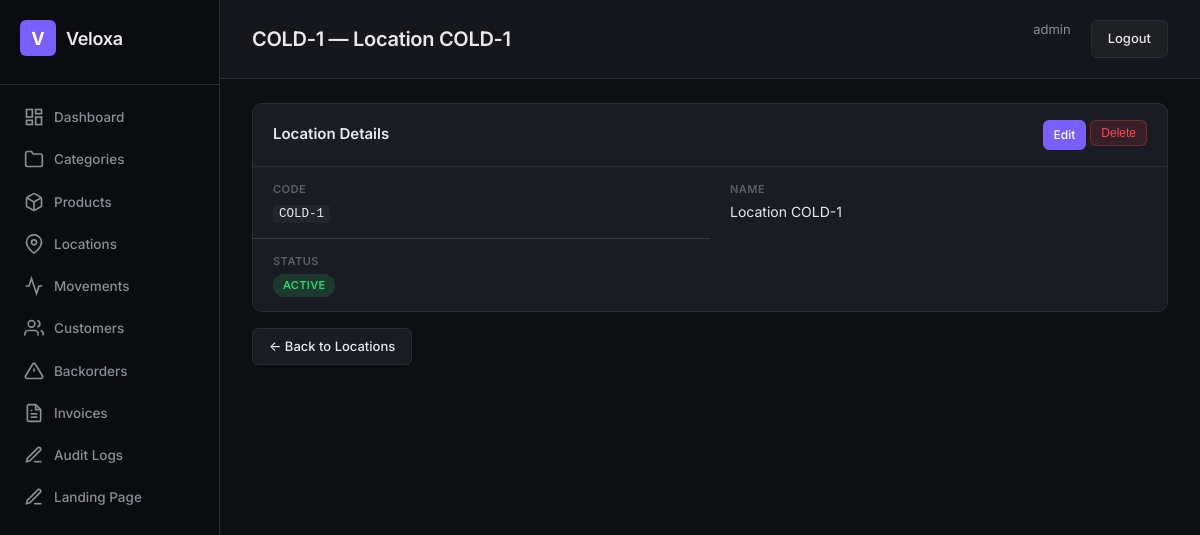
The app's page /locations/6/ (signed in) with its own data.
### apps/warehouse/models/location.py (models this page shows, shortened)
class Location(models.Model):
    code = models.CharField(max_length=16, unique=True, db_index=True)
    name = models.CharField(max_length=255)
    is_active = models.BooleanField(default=True)
    tenant = models.ForeignKey(
        "tenants.Tenant", on_delete=models.CASCADE,
        null=True, blank=True, related_name="%(class)s_set",
    )
    objects = TenantAwareManager()
    class Meta:
        db_table = "warehouse_location"
        ordering = ["code"]

### apps/accounts/models.py (models this page shows, shortened)
class User(AbstractUser):
    objects = TenantAwareUserManager()
    ROLE_CHOICES = [
        ("super_admin", "Super Admin"),
        ("warehouse_manager", "Warehouse Manager"),
        ("auditor", "Auditor"),
        ("viewer", "Read-Only Viewer"),
    ]
    role = models.CharField(max_length=32, choices=ROLE_CHOICES, default="viewer")
    phone = models.CharField(max_length=20, blank=True)
    tenant = models.ForeignKey(
        "tenants.Tenant", on_delete=models.CASCADE,
        null=True, blank=True, related_name="users",
    )
    class Meta:
        db_table = "accounts_user"
        verbose_name = "User"
        verbose_name_plural = "Users"

### config/views.py (the view)
# urls.py: path("locations/<int:pk>/", views.location_detail, name="location-detail"),
@login_required
def location_detail(request, pk):
    location = get_object_or_404(Location, pk=pk)
    return render(request, "location_detail.html", {"location": location})

### apps/accounts/models.py (called while the page is built)
    def get_queryset(self):
        from apps.tenants.utils import get_current_tenant_id
        qs = super().get_queryset()
        tenant_id = get_current_tenant_id()
        if tenant_id is not None:
            return qs.filter(tenant_id=tenant_id)
        return qs

### apps/tenants/managers.py (called while the page is built)
    def get_queryset(self):
        qs = super().get_queryset()
        tenant_id = get_current_tenant_id()
        if tenant_id is not None:
            return qs.filter(tenant_id=tenant_id)
        return qs

### apps/tenants/utils.py (called while the page is built)
def set_current_tenant(tenant):
    _thread_local.tenant = tenant

def get_current_tenant():
    return getattr(_thread_local, "tenant", None)

def get_current_tenant_id():
    tenant = get_current_tenant()
    return tenant.id if tenant else None

### templates/location_detail.html
{% extends 'base.html' %}{% block title %}{{ location.code }} — Locations{% endblock %}{% block page_title %}{{ location.code }} — {{ location.name }}{% endblock %}{% block active %}locations{% endblock %}
{% block content %}
<div class="card"><div class="card-header" style="display:flex;justify-content:space-between;align-items:center"><h2>Location Details</h2><div class="actions-cell"><a href="{% url 'location-update' pk=location.pk %}" class="btn btn-sm btn-primary">Edit</a><form method="post" action="{% url 'location-delete' pk=location.pk %}">{% csrf_token %}<button class="btn btn-sm btn-danger">Delete</button></form></div></div><div class="card-body"><div class="detail-grid">
  <div class="detail-field"><div class="detail-label">Code</div><div class="detail-value"><code>{{ location.code }}</code></div></div>
  <div class="detail-field"><div class="detail-label">Name</div><div class="detail-value">{{ location.name }}</div></div>
  <div class="detail-field"><div class="detail-label">Status</div><div class="detail-value">{% if location.is_active %}<span class="badge badge-success">Active</span>{% else %}<span class="badge badge-muted">Inactive</span>{% endif %}</div></div>
</div></div></div>
<a href="{% url 'location-list' %}" class="btn mt-2">&larr; Back to Locations</a>
{% endblock %}

### templates/base.html (shortened to what this page needs)
{% load static %}
<!DOCTYPE html>
<html lang="en">
<head>
  <link rel="stylesheet" href="{% static 'css/style.css' %}">
</head>
<body>
  <div class="layout">
    <aside class="sidebar">
      <div class="sidebar-brand">
        <div class="brand-icon">V</div>
        <span class="brand-text">Veloxa</span>
      </div>
      <nav class="sidebar-nav">
        <a href="{% url 'dashboard' %}" class="nav-item {% if active == 'dashboard' %}active{% endif %}">
          <svg width="20" height="20" viewBox="0 0 24 24" fill="none" stroke="currentColor" stroke-width="2"><rect x="3" y="3" width="7" height="9"/><rect x="14" y="3" width="7" height="5"/><rect x="14" y="12" width="7" height="9"/><rect x="3" y="16" width="7" height="5"/></svg>
          Dashboard
        </a>
        <a href="{% url 'category-list' %}" class="nav-item {% if active == 'categories' %}active{% endif %}">
          <svg width="20" height="20" viewBox="0 0 24 24" fill="none" stroke="currentColor" stroke-width="2"><path d="M22 19a2 2 0 0 1-2 2H4a2 2 0 0 1-2-2V5a2 2 0 0 1 2-2h5l2 3h9a2 2 0 0 1 2 2z"/></svg>
          Categories
        </a>
        <a href="{% url 'product-list' %}" class="nav-item {% if active == 'products' %}active{% endif %}">
          Products
        </a>
        <a href="{% url 'location-list' %}" class="nav-item {% if active == 'locations' %}active{% endif %}">
          <svg width="20" height="20" viewBox="0 0 24 24" fill="none" stroke="currentColor" stroke-width="2"><path d="M21 10c0 7-9 13-9 13s-9-6-9-13a9 9 0 0 1 18 0z"/><circle cx="12" cy="10" r="3"/></svg>
          Locations
        </a>
        <a href="{% url 'movement-list' %}" class="nav-item {% if active == 'movements' %}active{% endif %}">
          <svg width="20" height="20" viewBox="0 0 24 24" fill="none" stroke="currentColor" stroke-width="2"><polyline points="22 12 18 12 15 21 9 3 6 12 2 12"/></svg>
          Movements
        </a>
        <a href="{% url 'customer-list' %}" class="nav-item {% if active == 'customers' %}active{% endif %}">
          <svg width="20" height="20" viewBox="0 0 24 24" fill="none" stroke="currentColor" stroke-width="2"><path d="M17 21v-2a4 4 0 0 0-4-4H5a4 4 0 0 0-4 4v2"/><circle cx="9" cy="7" r="4"/><path d="M23 21v-2a4 4 0 0 0-3-3.87"/><path d="M16 3.13a4 4 0 0 1 0 7.75"/></svg>
          Customers
        </a>
        <a href="{% url 'backorder-list' %}" class="nav-item {% if active == 'backorders' %}active{% endif %}">
          <svg width="20" height="20" viewBox="0 0 24 24" fill="none" stroke="currentColor" stroke-width="2"><path d="M10.29 3.86L1.82 18a2 2 0 0 0 1.71 3h16.94a2 2 0 0 0 1.71-3L13.71 3.86a2 2 0 0 0-3.42 0z"/><line x1="12" y1="9" x2="12" y2="13"/><line x1="12" y1="17" x2="12.01" y2="17"/></svg>
          Backorders
        </a>
        <a href="{% url 'invoice-list' %}" class="nav-item {% if active == 'invoices' %}active{% endif %}">
          <svg width="20" height="20" viewBox="0 0 24 24" fill="none" stroke="currentColor" stroke-width="2"><path d="M14 2H6a2 2 0 0 0-2 2v16a2 2 0 0 0 2 2h12a2 2 0 0 0 2-2V8z"/><polyline points="14 2 14 8 20 8"/><line x1="16" y1="13" x2="8" y2="13"/><line x1="16" y1="17" x2="8" y2="17"/><polyline points="10 9 9 9 8 9"/></svg>
          Invoices
        </a>
        <a href="{% url 'audit-log-list' %}" class="nav-item {% if active == 'audit' %}active{% endif %}">
          <svg width="20" height="20" viewBox="0 0 24 24" fill="none" stroke="currentColor" stroke-width="2"><path d="M12 20h9"/><path d="M16.5 3.5a2.121 2.121 0 0 1 3 3L7 19l-4 1 1-4L16.5 3.5z"/></svg>
          Audit Logs
        </a>
        <a href="{% url 'landing-manage' %}" class="nav-item {% if active == 'landing' %}active{% endif %}">
          <svg width="20" height="20" viewBox="0 0 24 24" fill="none" stroke="currentColor" stroke-width="2"><path d="M12 20h9"/><path d="M16.5 3.5a2.121 2.121 0 0 1 3 3L7 19l-4 1 1-4L16.5 3.5z"/></svg>
          Landing Page
        </a>
      </nav>
    </aside>
    <main class="main">
      <header class="topbar">
        <h1 class="page-title">{% block page_title %}Dashboard{% endblock %}</h1>
        <div class="topbar-right">
          <a href="{% url 'profile' %}" style="color:var(--text-secondary);font-size:13px;margin-right:12px;text-decoration:none">{{ request.user.username }}</a>
          <a href="{% url 'logout' %}" class="btn btn-glass">Logout</a>
        </div>
      </header>
      <div class="content">
        {% block content %}{% endblock %}
      </div>
    </main>
  </div>
</body>
</html>

### static/css/style.css (style rules this page uses)
:root { --bg-primary: #0e0f13; --bg-secondary: #15171c; --bg-card: #1a1c23; --bg-card-hover: #1f2129; --bg-sidebar: #0b0c0f; --border: #2a2d36; --border-light: #363944; --text-primary: #e8e8ed; --text-secondary: #8b8d97; --text-muted: #5c5e68; --accent: #7a5fff; --accent-hover: #6b50e8; --accent-glow: rgba(122, 95, 255, 0.15); --success: #2ed573; --warning: #ffa502; --danger: #ff4757; --info: #3b82f6; --radius: 10px; --radius-sm: 6px; --shadow: 0 2px 8px rgba(0,0,0,.3); }
* { margin: 0; padding: 0; box-sizing: border-box; }
body { font-family: "Inter", -apple-system, BlinkMacSystemFont, sans-serif; background: var(--bg-primary); color: var(--text-primary); font-size: 14px; line-height: 1.5; }
.layout { display: flex; min-height: 100vh; }
.sidebar { width: 220px; background: var(--bg-sidebar); border-right: 1px solid var(--border); padding: 0; display: flex; flex-direction: column; position: fixed; top: 0; left: 0; height: 100vh; z-index: 100; backdrop-filter: blur(12px); }
.sidebar-brand { display: flex; align-items: center; gap: 10px; padding: 20px 20px 28px; border-bottom: 1px solid var(--border); }
.brand-icon { width: 36px; height: 36px; background: var(--accent); border-radius: var(--radius-sm); display: flex; align-items: center; justify-content: center; font-weight: 700; font-size: 18px; color: #fff; }
.brand-text { font-size: 18px; font-weight: 600; letter-spacing: -.3px; }
.sidebar-nav { padding: 12px 10px; display: flex; flex-direction: column; gap: 2px; }
.nav-item { display: flex; align-items: center; gap: 10px; padding: 10px 14px; color: var(--text-secondary); text-decoration: none; border-radius: var(--radius-sm); font-size: 13.5px; font-weight: 500; transition: all .15s; }
.main { margin-left: 220px; flex: 1; padding: 0; }
.topbar { display: flex; align-items: center; justify-content: space-between; padding: 20px 32px; border-bottom: 1px solid var(--border); background: var(--bg-secondary); position: sticky; top: 0; z-index: 50; backdrop-filter: blur(8px); }
.page-title { font-size: 20px; font-weight: 600; letter-spacing: -.3px; }
.topbar-right { display: flex; gap: 8px; }
.content { padding: 24px 32px; }
.card { background: var(--bg-card); border: 1px solid var(--border); border-radius: var(--radius); overflow: hidden; }
.card-header { padding: 16px 20px; border-bottom: 1px solid var(--border); }
.card-header h2 { font-size: 15px; font-weight: 600; }
.card-body { padding: 0; }
.badge { display: inline-block; padding: 3px 10px; border-radius: 20px; font-size: 11px; font-weight: 600; letter-spacing: .3px; text-transform: uppercase; }
.badge-success { background: rgba(46, 213, 115, .15); color: var(--success); }
.btn { display: inline-flex; align-items: center; gap: 6px; padding: 8px 16px; border: 1px solid var(--border); border-radius: var(--radius-sm); background: var(--bg-card); color: var(--text-primary); font-size: 13px; font-weight: 500; cursor: pointer; transition: all .15s; text-decoration: none; }
.btn-glass { background: rgba(255,255,255,.04); backdrop-filter: blur(4px); }
.mt-2 { margin-top: 16px; }
code { font-family: "JetBrains Mono", "Fira Code", monospace; font-size: 12.5px; background: rgba(255,255,255,.04); padding: 2px 6px; border-radius: 4px; }
.detail-grid { display: grid; grid-template-columns: 1fr 1fr; gap: 0; }
.detail-field { padding: 14px 20px; border-bottom: 1px solid var(--border-light); }
.detail-field:nth-last-child(-n+2) { border-bottom: none; }
.detail-label { font-size: 11px; font-weight: 600; text-transform: uppercase; letter-spacing: .5px; color: var(--text-muted); margin-bottom: 4px; }
.detail-value { font-size: 14px; color: var(--text-primary); }
.btn-primary { background: var(--accent); color: #fff; border-color: var(--accent); }
.btn-danger { background: rgba(255,71,87,.12); color: var(--danger); border-color: rgba(255,71,87,.3); }
.btn-sm { padding: 5px 10px; font-size: 12px; }
.actions-cell { display: flex; gap: 4px; }

### records on screen
Location: code "COLD-1", name "Location COLD-1"
User: user.username "admin"
